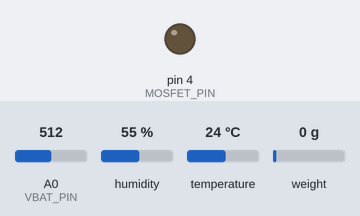
Recording of a sketch running on a simulated Arduino Pro Mini, built with avr-gcc and run on an emulated ATmega328P. On the bench: output pins drawn as LEDs (lit = HIGH). The inputs (shaded band) are chosen by the test bench; at power-on: A0 (VBAT_PIN) = 512, humidity 55 %, temperature 24 °C, weight on the scale 0 g. No radio packets arrive unless stated; pins used as bus, display or sensor lines are not drawn; what the sketch prints to the serial monitor is not drawn.

Above: at 1.9 s.
At 7.7 s:
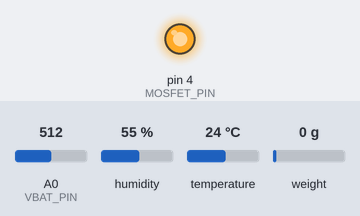
Timing chart, 0 to 16.5 s (numbered marks = the images above):
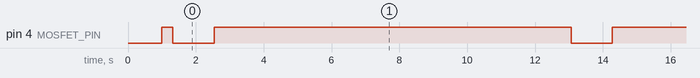

Measured:
- by itself, pin 4 (MOSFET_PIN): alternates HIGH for 10.5 s and LOW for 1.2 s

The sketch:

v2_all_hardware_test.ino
```cpp
// ============================================================
// TEST: ALL HARDWARE AT ONCE
// Arduino Pro Mini 3.3V/8MHz
// SHT40 + HX711 + RFM95 + MOSFET + Battery Voltage
//
// AHT10 REMOVED — SHT40 is now the only temp/humidity sensor
//
// Tests all subsystems in sequence:
//   1. Battery voltage (always connected)
//   2. MOSFET on → power sensors
//   3. I2C scan → SHT40 read
//   4. HX711 read
//   5. MOSFET off
//   6. RFM95 init + test TX
//
// Open Serial Monitor at 9600 baud
// ============================================================

#include <Wire.h>
#include "Adafruit_SHT4x.h"
#include "HX711.h"
#include <SPI.h>
#include <RH_RF95.h>

// ===== Pins =====
#define MOSFET_PIN  4
#define VBAT_PIN    A0
#define HX_DOUT     5
#define HX_SCK      6
#define RFM95_CS    10
#define RFM95_RST   9
#define RFM95_INT   2
#define RFM95_FREQ  868.0

// ===== Voltage divider =====
const float DIVIDER_RATIO = 3.7;  // (54k+20k)/20k
const float VREF = 1.1;

// ===== Objects =====
Adafruit_SHT4x sht4 = Adafruit_SHT4x();
HX711 scale;
RH_RF95 rf95(RFM95_CS, RFM95_INT);

uint32_t cycle = 0;

void sensorsOn()  { digitalWrite(MOSFET_PIN, LOW);  }
void sensorsOff() { digitalWrite(MOSFET_PIN, HIGH); }

// ─────── Battery ───────
float readVbat() {
  uint32_t sum = 0;
  for (int i = 0; i < 16; i++) {
    sum += analogRead(VBAT_PIN);
    delay(2);
  }
  return ((float)sum / 16.0 / 1024.0) * VREF * DIVIDER_RATIO;
}

// ─────── I2C scan ───────
void i2cScan() {
  Serial.println(F("  I2C scan:"));
  byte count = 0;
  for (byte addr = 1; addr < 127; addr++) {
    Wire.beginTransmission(addr);
    if (Wire.endTransmission() == 0) {
      Serial.print(F("    0x"));
      if (addr < 16) Serial.print('0');
      Serial.print(addr, HEX);
      if (addr == 0x44) Serial.print(F(" <-- SHT40"));
      Serial.println();
      count++;
    }
  }
  if (count == 0) Serial.println(F("    NONE FOUND"));
  Serial.print(F("    Total: ")); Serial.println(count);
}

// ─────── Setup ───────
void setup() {
  Serial.begin(9600);
  delay(1000);

  pinMode(MOSFET_PIN, OUTPUT);
  sensorsOff();

  // Internal 1.1V ref for battery ADC
  analogReference(INTERNAL);
  for (int i = 0; i < 10; i++) { analogRead(VBAT_PIN); delay(5); }

  Serial.println();
  Serial.println(F("=========================================="));
  Serial.println(F(" ALL HARDWARE TEST (no AHT10)"));
  Serial.println(F(" SHT40 + HX711 + RFM95 + MOSFET + VBAT"));
  Serial.println(F("=========================================="));
  Serial.println();

  // ── RFM95 (always powered, test once in setup) ──
  Serial.println(F("[RFM95]"));
  pinMode(RFM95_RST, OUTPUT);
  digitalWrite(RFM95_RST, HIGH); delay(10);
  digitalWrite(RFM95_RST, LOW);  delay(10);
  digitalWrite(RFM95_RST, HIGH); delay(10);

  Serial.print(F("  Init... "));
  if (!rf95.init()) {
    Serial.println(F("FAIL"));
    Serial.println(F("  Check: CS→D10, RST→D9, DIO0→D2"));
    Serial.println(F("  Check: MOSI→D11, MISO→D12, SCK→D13"));
    Serial.println(F("  Check: antenna connected, VCC→3.3V direct"));
  } else {
    rf95.setFrequency(RFM95_FREQ);
    rf95.setTxPower(14, false);
    Serial.println(F("OK @ 868MHz"));
  }
  Serial.println();
}

// ─────── Main loop ───────
void loop() {
  cycle++;
  Serial.print(F("═══════ Cycle "));
  Serial.print(cycle);
  Serial.println(F(" ═══════"));

  // ── 1. Battery voltage ──
  Serial.println(F("[BATTERY]"));
  float bv = readVbat();
  Serial.print(F("  Voltage: ")); Serial.print(bv, 3); Serial.println(F("V"));
  if (bv < 2.5 || bv > 4.0) {
    Serial.println(F("  WARNING: outside LiFePO4 range"));
  }
  Serial.println();

  // ── 2. MOSFET ON ──
  Serial.println(F("[MOSFET] ON"));
  sensorsOn();
  delay(500);  // Stabilization

  // ── 3. I2C / SHT40 ──
  Serial.println(F("[I2C]"));
  Wire.begin();
  delay(100);
  i2cScan();

  Serial.println(F("[SHT40]"));
  float t = 0, h = 0;
  bool shtOk = sht4.begin();
  if (!shtOk) {
    delay(200);
    shtOk = sht4.begin();
  }
  if (shtOk) {
    sht4.setPrecision(SHT4X_HIGH_PRECISION);
    sht4.setHeater(SHT4X_NO_HEATER);
    sensors_event_t hum, temp;
    sht4.getEvent(&hum, &temp);
    t = temp.temperature;
    h = hum.relative_humidity;
    Serial.print(F("  Temp: ")); Serial.print(t, 1); Serial.println(F(" C"));
    Serial.print(F("  Hum:  ")); Serial.print(h, 1); Serial.println(F(" %"));
  } else {
    Serial.println(F("  FAIL — not detected"));
    Serial.println(F("  Check: SDA→A4, SCL→A5, 10k pullups to drain"));
  }
  Serial.println();

  // ── 4. HX711 ──
  Serial.println(F("[HX711]"));
  float w = 0;
  bool hxOk = false;
  scale.begin(HX_DOUT, HX_SCK);
  unsigned long hxStart = millis();
  while (!scale.is_ready() && millis() - hxStart < 3000) {
    delay(100);
  }
  if (scale.is_ready()) {
    hxOk = true;
    long raw = scale.read_average(5);
    Serial.print(F("  Raw (avg 5): ")); Serial.println(raw);
    Serial.println(F("  (Use calibration sketch to convert to kg)"));
  } else {
    Serial.println(F("  FAIL — not ready after 3s"));
    Serial.println(F("  Check: DT→D5, SCK→D6, VCC→MOSFET drain"));
  }
  Serial.println();

  // ── 5. MOSFET OFF ──
  if (hxOk) scale.power_down();
#if defined(TWCR)
  TWCR = 0;
#endif
  pinMode(A4, INPUT);
  pinMode(A5, INPUT);
  delay(10);
  sensorsOff();
  Serial.println(F("[MOSFET] OFF"));
  Serial.println();

  // ── 6. LoRa TX test ──
  Serial.println(F("[LORA TX]"));
  char payload[96];
  snprintf(payload, sizeof(payload),
    "{\"t\":%.1f,\"h\":%.1f,\"w\":0,\"bv\":%.2f,\"n\":%lu,\"test\":1}",
    t, h, bv, cycle);

  Serial.print(F("  Payload: ")); Serial.println(payload);
  Serial.print(F("  Sending... "));

  unsigned long txStart = millis();
  rf95.send((uint8_t*)payload, strlen(payload));
  rf95.waitPacketSent();
  Serial.print(F("done (")); Serial.print(millis() - txStart); Serial.println(F("ms)"));
  Serial.println();

  // ── Summary ──
  Serial.println(F("┌─────────────────────────┐"));
  Serial.print(F("│ Battery: "));
  Serial.print(bv, 2); Serial.println(F("V            │"));
  Serial.print(F("│ SHT40:   "));
  Serial.println(shtOk ? F("OK               │") : F("FAIL             │"));
  Serial.print(F("│ HX711:   "));
  Serial.println(hxOk  ? F("OK               │") : F("FAIL             │"));
  Serial.println(F("│ RFM95:   OK (sent)       │"));
  Serial.println(F("│ MOSFET:  OK (toggled)    │"));
  Serial.println(F("└─────────────────────────┘"));
  Serial.println();

  delay(10000);  // 10s between cycles
}
```
